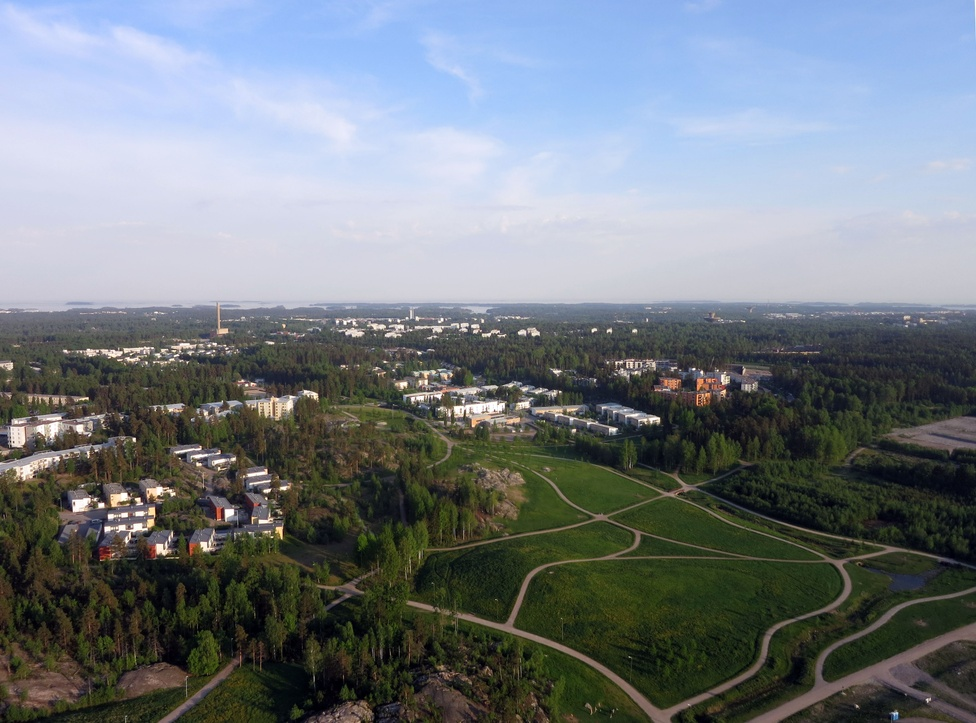
#> input picture exifparser/test0.jpg, 976 x 723 px, shrunk from 3910 x 2896 before the run
$ python exposure.py ../../exifparser/test0.jpg   (Python 2 division)
#> lines starting #> are read from the running program, lines starting #| are printed output that depends on the picture; long printed decimals are rounded
import numpy
import cv2
import sys
import math

from analyzer import Analyzer

class Exposure(Analyzer):

    """ Anayzer for over-exposure data from image
    """
    def __init__(self):
        self.name = "exposure"
        self.parameters = {}

    def run(self, image, image_path):
        """ Checks if image is over-exposed
        """

        self.data = get_input_vectors(image_path)

def calc_mean(histogram):
    values = 0
    for i, value in enumerate(histogram):
        values += (value * i)
    return float(values / sum(histogram))

def calc_variance(histogram, mean):
    variance = 0
    for i, value in enumerate(histogram):
        variance += math.pow((mean - i), 2) * value
    return float(variance / sum(histogram))

def calc_clipping_percentage(histogram, threshold):
    value = 0
    for values in histogram[threshold:]:
        value += values
    return float(value / sum(histogram))

def get_input_vectors(image_path):
    image = cv2.imread(image_path)
    image_gray = cv2.cvtColor(image, cv2.COLOR_BGR2GRAY)
    histogram = cv2.calcHist([image_gray], [0], None, [256], [0, 256])

    mean = calc_mean(histogram)
    devitation = math.sqrt(calc_variance(histogram, mean))
    clipping_percent = calc_clipping_percentage(histogram, 250)

    vectors = []
    # vectors.append(mean)
    # vectors.append(devitation)
    vectors.append(clipping_percent)

    return vectors

if __name__ == "__main__":
    image_path = sys.argv[1]
    image = cv2.imread(image_path)
#> image is the input picture: shape (723, 976, 3); mean B, G, R 129.4, 123.3, 116
    image_gray = cv2.cvtColor(image, cv2.COLOR_BGR2GRAY)
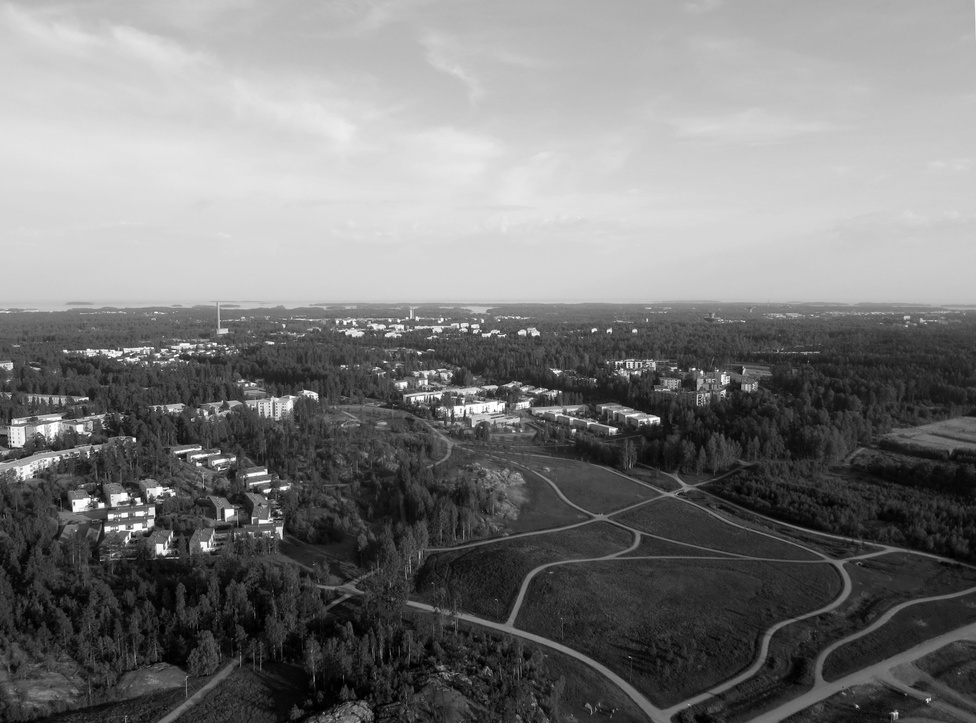
#> image_gray: shape (723, 976); min 0, max 255, mean 121.8

    histogram = cv2.calcHist([image_gray], [0], None, [256], [0, 256])
#> histogram = 256 values, max 18438 at index 214, min 32 at index 255, mean 2756.4
    # histogram = [10, 0, 0, 0, 0, 5, 0, 0, 0, 0, 10]
    print histogram
#> (printed output is left out)

    mean = calc_mean(histogram)
#> the loop in calc_mean, `for i, value in enumerate(histogram):` made 256 passes
#> (value, values) on passes 1 to 3: ([123], [0]), ([645], [645]), ([539], [1723])
#> after the loop in calc_mean, `for i, value in enumerate(histogram):`: values = [85964384]
#> mean = 121.8
    variance = calc_variance(histogram, mean)
#> the loop in calc_variance, `for i, value in enumerate(histogram):` made 256 passes
#> (value, variance) on passes 1 to 3: ([123], [1825433.5]), ([645], [11241322]), ([539], [18980084])
#> after the loop in calc_variance, `for i, value in enumerate(histogram):`: variance = [4.25e+09]
#> variance = 6018.9

    print mean
#| 121.823
    print variance
#| 6018.864
    print math.sqrt(variance)
#| 77.581
    print calc_clipping_percentage(histogram, 250)
#> the loop in calc_clipping_percentage, `for values in histogram[threshold:]:` made 6 passes
#> (values, value) on passes 1 to 6: ([139], [139]), ([173], [312]), ([164], [476]), ([186], [662]), ([159], [821]), ([32], [853])
#| 0.001209

    cv2.imshow("image", image_gray)
    cv2.waitKey()
    #cv2.imshow("gray", gray)

$ run again, on exifparser/test2.jpg
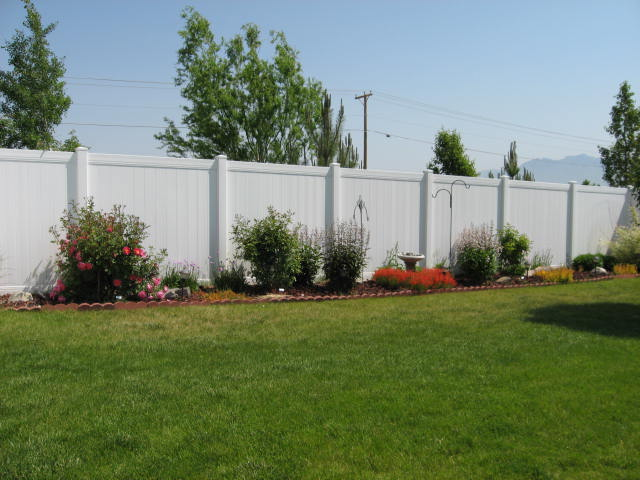
#> input picture exifparser/test2.jpg, 640 x 480 px
#> image is the input picture: shape (480, 640, 3); mean B, G, R 108.1, 131.7, 117.3
#> `image_gray = cv2.cvtColor(image, cv2.COLOR_BGR2GRAY)`:
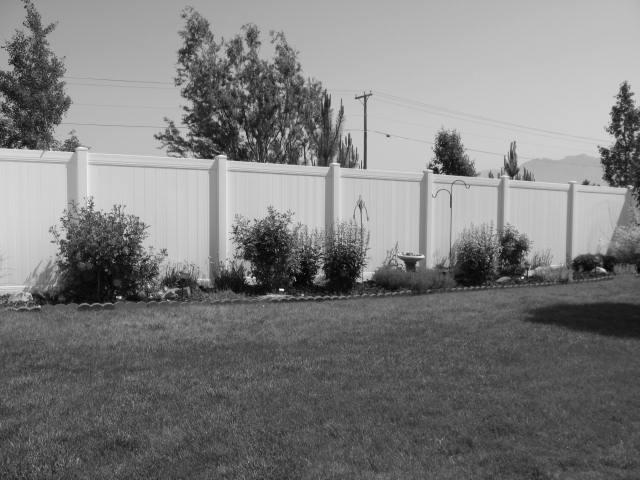
#> image_gray: shape (480, 640); min 0, max 253, mean 124.7
#> histogram = 256 values, max 4741 at index 200, min 0 at index 241, mean 1200
#> (printed output is left out)
#> the loop in calc_mean, `for i, value in enumerate(histogram):` made 256 passes
#> (value, values) on passes 1 to 3: ([9], [0]), ([24], [24]), ([22], [68])
#> after the loop in calc_mean, `for i, value in enumerate(histogram):`: values = [38297336]
#> mean = 124.7
#> the loop in calc_variance, `for i, value in enumerate(histogram):` made 256 passes
#> (value, variance) on passes 1 to 3: ([9], [139874.1]), ([24], [506911.6]), ([22], [837943.4])
#> after the loop in calc_variance, `for i, value in enumerate(histogram):`: variance = [997660480]
#> `variance = calc_variance(histogram, mean)`: variance = 3247.6
#| 124.666
#| 3247.593
#| 56.988
#> the loop in calc_clipping_percentage, `for values in histogram[threshold:]:` made 6 passes
#> (values, value) on passes 1 to 6: ([3], [3]), ([0], [3]), ([1], [4]), ([1], [5]), ([0], [5]), ([0], [5])
#| 1.627604251552839e-05

$ run again, on exifparser/winter.jpg
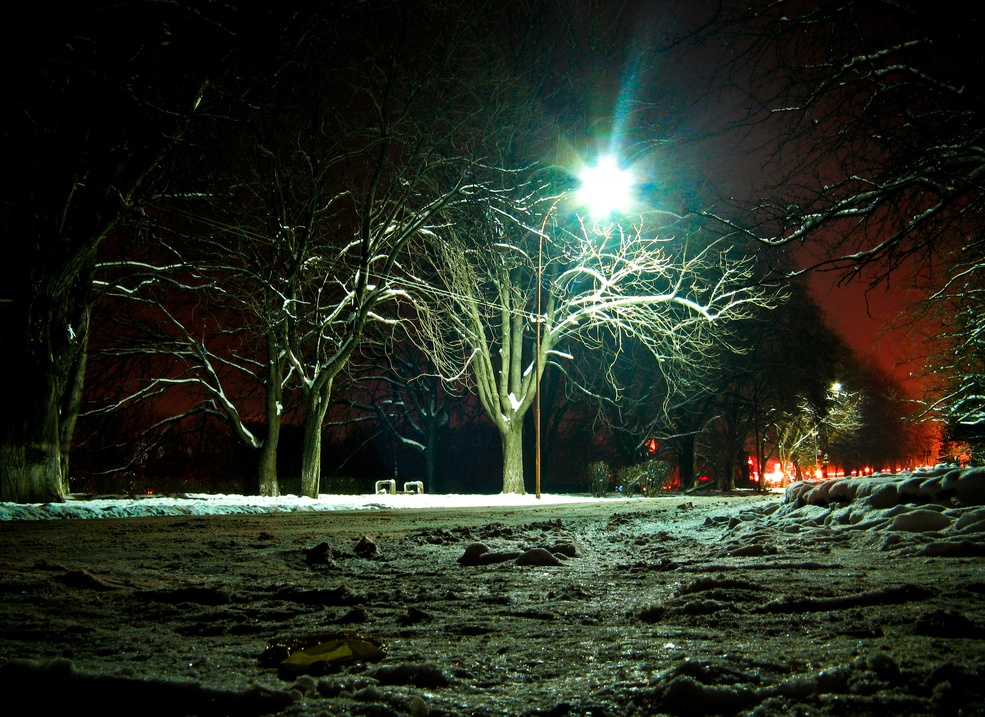
#> input picture exifparser/winter.jpg, 985 x 717 px, shrunk from 3140 x 2285 before the run
#> image is the input picture: shape (717, 985, 3); mean B, G, R 33.7, 45.6, 38.6
#> `image_gray = cv2.cvtColor(image, cv2.COLOR_BGR2GRAY)`:
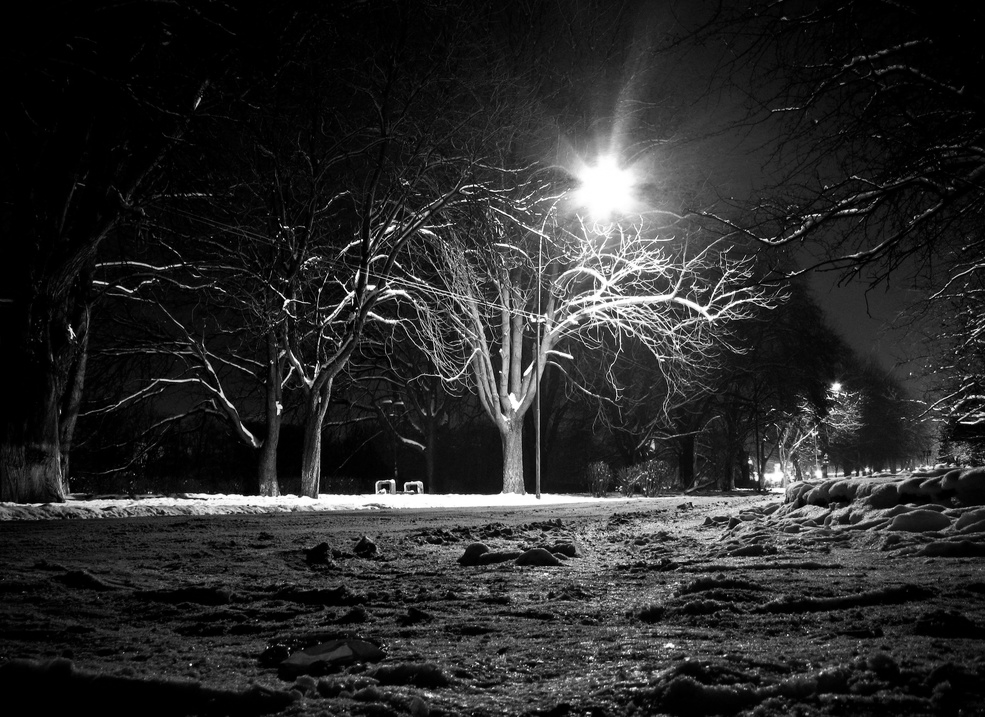
#> image_gray: shape (717, 985); min 0, max 255, mean 42.1
#> histogram = 256 values, max 73041 at index 0, min 168 at index 229, mean 2758.8
#> (printed output is left out)
#> the loop in calc_mean, `for i, value in enumerate(histogram):` made 256 passes
#> (value, values) on passes 1 to 3: ([73041], [0]), ([36410], [36410]), ([20586], [77582])
#> after the loop in calc_mean, `for i, value in enumerate(histogram):`: values = [29765578]
#> mean = 42.15
#> the loop in calc_variance, `for i, value in enumerate(histogram):` made 256 passes
#> (value, variance) on passes 1 to 3: ([73041], [129743176]), ([36410], [191385808]), ([20586], [224564704])
#> after the loop in calc_variance, `for i, value in enumerate(histogram):`: variance = [1.94e+09]
#> `variance = calc_variance(histogram, mean)`: variance = 2739.8
#| 42.146
#| 2739.844
#| 52.344
#> the loop in calc_clipping_percentage, `for values in histogram[threshold:]:` made 6 passes
#> (values, value) on passes 1 to 6: ([543], [543]), ([697], [1240]), ([819], [2059]), ([1024], [3083]), ([1652], [4735]), ([2202], [6937])
#| 0.009822

$ run again, on exifparser/test_image.jpeg
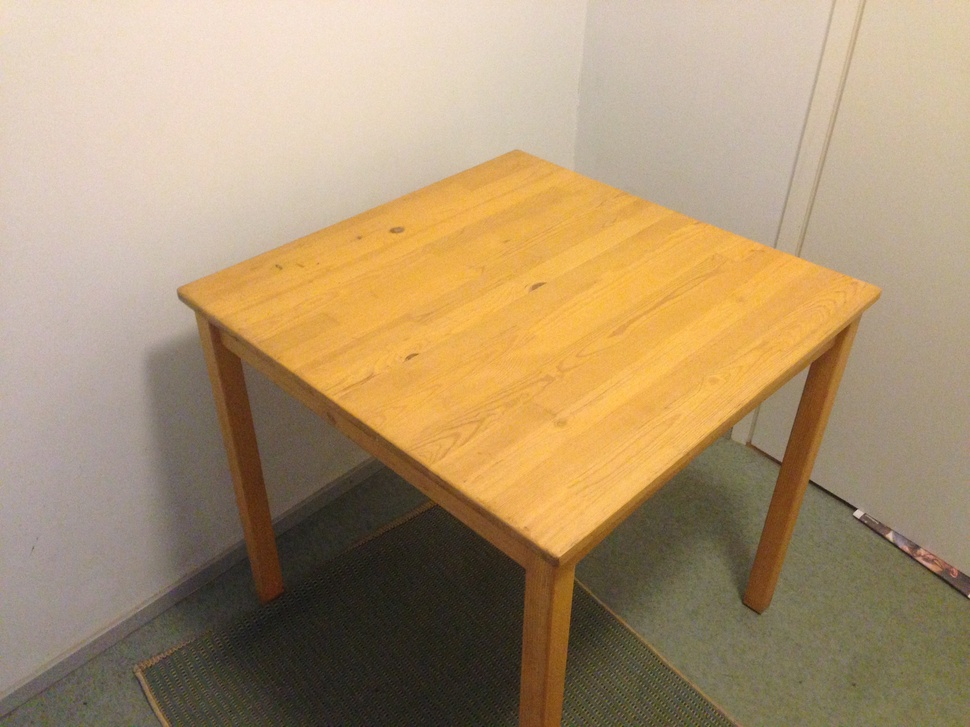
#> input picture exifparser/test_image.jpeg, 970 x 727 px, shrunk from 3264 x 2448 before the run
#> image is the input picture: shape (727, 970, 3); mean B, G, R 113.7, 147.7, 171.8
#> `image_gray = cv2.cvtColor(image, cv2.COLOR_BGR2GRAY)`:
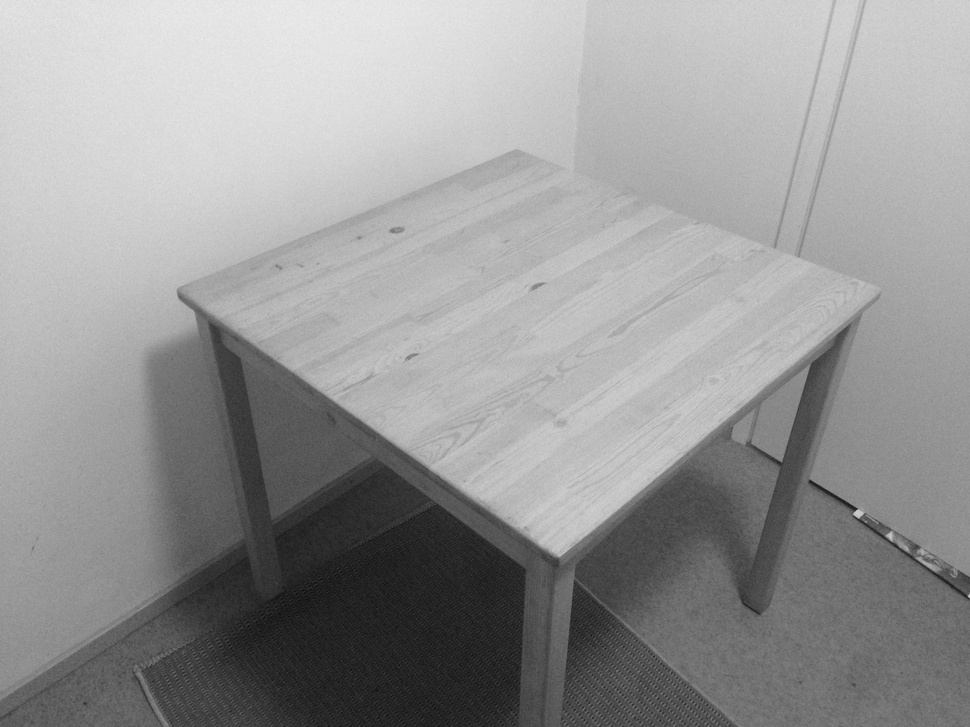
#> image_gray: shape (727, 970); min 11, max 238, mean 151
#> histogram = 256 values, max 11379 at index 184, min 0 at index 0, mean 2754.6
#> (printed output is left out)
#> the loop in calc_mean, `for i, value in enumerate(histogram):` made 256 passes
#> (value, values) on passes 1 to 3: ([0], [0]), ([0], [0]), ([0], [0])
#> after the loop in calc_mean, `for i, value in enumerate(histogram):`: values = [106511360]
#> mean = 151
#> the loop in calc_variance, `for i, value in enumerate(histogram):` made 256 passes
#> after the loop in calc_variance, `for i, value in enumerate(histogram):`: variance = [2.3e+09]
#> `variance = calc_variance(histogram, mean)`: variance = 3264.8
#| 151.039
#| 3264.756
#| 57.138
#> the loop in calc_clipping_percentage, `for values in histogram[threshold:]:` made 6 passes
#| 0.0
